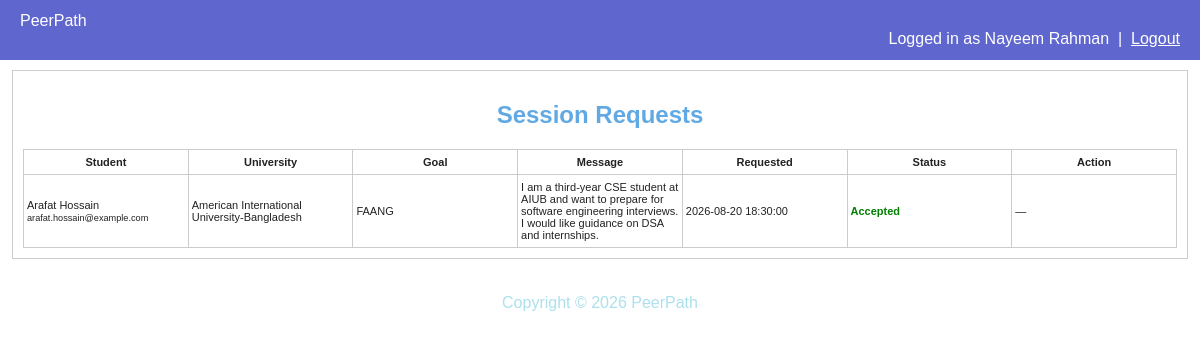
/mentor_requests.php (signed in), run on the app's committed database.
### tables this page shows
CREATE TABLE session_requests (
    request_id    INT AUTO_INCREMENT PRIMARY KEY,
    student_id    INT NOT NULL,
    mentor_id     INT NOT NULL,
    message       TEXT NOT NULL,
    status        ENUM('pending','accepted','rejected') DEFAULT 'pending',
    requested_at  TIMESTAMP DEFAULT CURRENT_TIMESTAMP,
    responded_at  TIMESTAMP NULL,
    FOREIGN KEY (student_id) REFERENCES users(user_id) ON DELETE CASCADE,
    FOREIGN KEY (mentor_id)  REFERENCES users(user_id) ON DELETE CASCADE
);

CREATE TABLE users (
    user_id     INT AUTO_INCREMENT PRIMARY KEY,
    full_name   VARCHAR(100) NOT NULL,
    email       VARCHAR(150) NOT NULL UNIQUE,
    password    VARCHAR(255) NOT NULL,
    role        ENUM('student', 'mentor', 'admin') NOT NULL,
    created_at  TIMESTAMP DEFAULT CURRENT_TIMESTAMP
);

CREATE TABLE student_profiles (
    user_id         INT PRIMARY KEY,
    university      VARCHAR(150),
    department      VARCHAR(100),
    academic_year   TINYINT,                  
    cgpa_range      ENUM('<2.5','2.5-3.0','3.0-3.5','3.5-4.0'),
    skills          VARCHAR(255),    
    interests       VARCHAR(255),
    career_goal     ENUM('FAANG','MS_Abroad','PhD_Abroad','PhD_Local',
                          'Research','Startup','Government','Other'),
    target_detail   VARCHAR(255),       
    experience      TEXT,                
    FOREIGN KEY (user_id) REFERENCES users(user_id) ON DELETE CASCADE
);

### mentor_requests.php (the view, shortened to what this page needs)
<?php
include("db.php");
$mentorId = $_SESSION["user_id"];
$stmt = mysqli_prepare($conn,
    "SELECT sr.request_id, sr.message, sr.status, sr.requested_at,
            u.full_name, u.email,
            sp.university, sp.career_goal
     FROM session_requests sr
     JOIN users u ON sr.student_id = u.user_id
     JOIN student_profiles sp ON sr.student_id = sp.user_id
     WHERE sr.mentor_id = ?
     ORDER BY (sr.status = 'pending') DESC, sr.requested_at DESC");
mysqli_stmt_bind_param($stmt, "i", $mentorId);
mysqli_stmt_execute($stmt);
$result = mysqli_stmt_get_result($stmt);
?>
<!DOCTYPE html>
<html>
<head>
    <link rel="stylesheet" href="style.css">
</head>
<body>
<div class="navbar">
    <div class="nav-links">
        <a href="mentor_dashboard.php">PeerPath</a>
    </div>
    <div class="nav-user">
        Logged in as <?php echo htmlspecialchars($_SESSION["full_name"]); ?>
        &nbsp;|&nbsp;
        <a href="logout.php">Logout</a>
    </div>
</div>
<div class="container">
    <div class="card">
        <h2>Session Requests</h2>
        <?php if (mysqli_num_rows($result) == 0): ?>
            <p>You haven't received any session requests yet.</p>
        <?php else: ?>
            <table class="table-basic">
                <tr>
                    <th>Student</th>
                    <th>University</th>
                    <th>Goal</th>
                    <th>Message</th>
                    <th>Requested</th>
                    <th>Status</th>
                    <th>Action</th>
                </tr>
                <?php while ($row = mysqli_fetch_assoc($result)): ?>
                    <tr>
                        <td>
                            <?php echo htmlspecialchars($row["full_name"]); ?><br>
                            <small><?php echo htmlspecialchars($row["email"]); ?></small>
                        </td>
                        <td><?php echo htmlspecialchars($row["university"]); ?></td>
                        <td><?php echo htmlspecialchars($row["career_goal"]); ?></td>
                        <td><?php echo nl2br(htmlspecialchars($row["message"])); ?></td>
                        <td><?php echo htmlspecialchars($row["requested_at"]); ?></td>
                        <td>
                            <span class="status-<?php echo htmlspecialchars($row["status"]); ?>">
                                <?php echo htmlspecialchars(ucfirst($row["status"])); ?>
                            </span>
                        </td>
                        <td>
                            <?php if ($row["status"] == "pending"): ?>
                                <form method="post">
                                    <input type="hidden" name="request_id" value="<?php echo $row["request_id"]; ?>">
                                    <input type="submit" name="action" value="accept" class="btn">
                                    <input type="submit" name="action" value="reject" class="btn btn-danger">
                                </form>
                            <?php else: ?>
                                &mdash;
                            <?php endif; ?>
                        </td>
                    </tr>
                <?php endwhile; ?>
            </table>
        <?php endif; ?>
    </div>
</div>
<p class="site-footer">Copyright &copy; <?php echo date("Y"); ?> PeerPath</p>
</body>
</html>

### style.css (style rules this page uses)
body { font-family: Arial, sans-serif; background-color: #ffffff; color: #222222; margin: 0; }
h1, h2, h3 { text-align: center; color: #60a9e4; }
a { color: #62bad7; }
.container { width: 98%; max-width: 100%; margin: 10px auto; }
.card { background-color: rgb(255, 255, 255); border: 1px solid #cccccc; padding: 10px; margin-bottom: 20px; width: 100%; box-sizing: border-box; overflow: hidden; }
.navbar { overflow: hidden; background-color: #5f66ce; padding: 12px 20px; }
.navbar .nav-links a { color: white; margin-right: 15px; text-decoration: none; }
.navbar .nav-user { color: white; float: right; }
.navbar .nav-user a { color: white; }
.table-basic { width: 100%; border-collapse: collapse; background-color: white; table-layout: fixed; }
.table-basic th, .table-basic td { border: 1px solid #cccccc; padding: 6px 3px; font-size: 11px; word-wrap: break-word; overflow: hidden; }
.status-verified, .status-accepted { color: green; font-weight: bold; }
.site-footer { text-align: center; padding: 15px; color: #abe0ec; }

### data on the page
session_requests: student.full_name "Arafat Hossain", student.email "arafat.hossain@example.com", student_profiles.university "American International University-Bangladesh", student_profiles.career_goal "FAANG", message "I am a third-year CSE student at AIUB and want to prepare for software engineering interviews. I would like guidance on DSA and internships.", requested_at "2026-08-20 18:30:00", status "Accepted"

### other printed values
$_SESSION["full_name"] "Nayeem Rahman"
